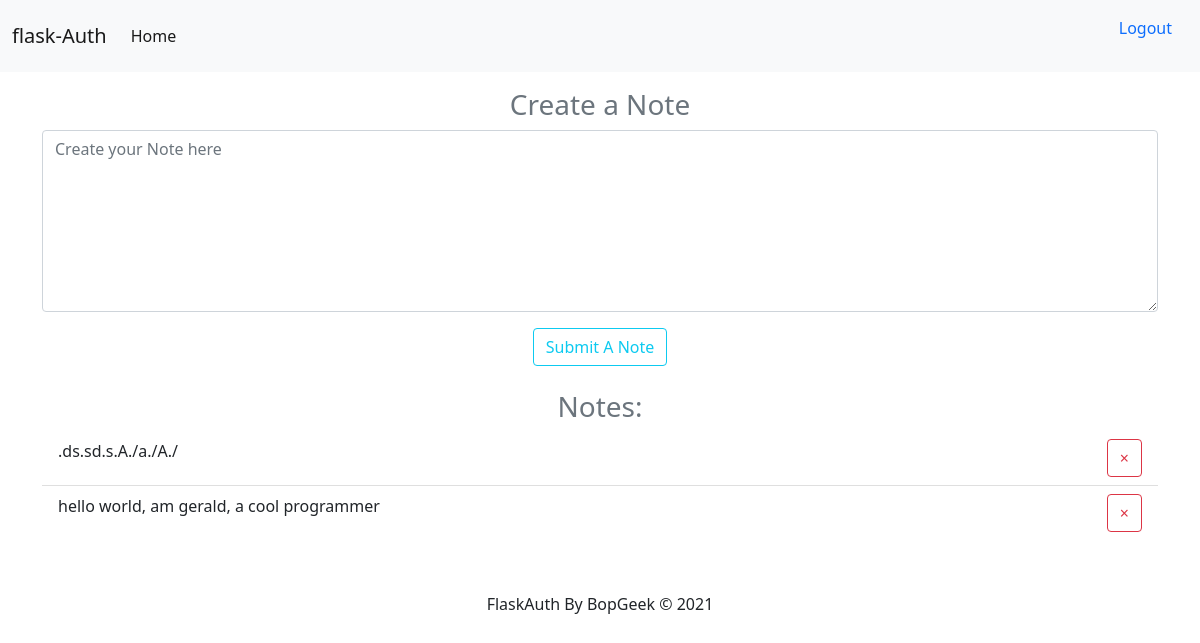
The page / (signed in) on the database as committed earlier.
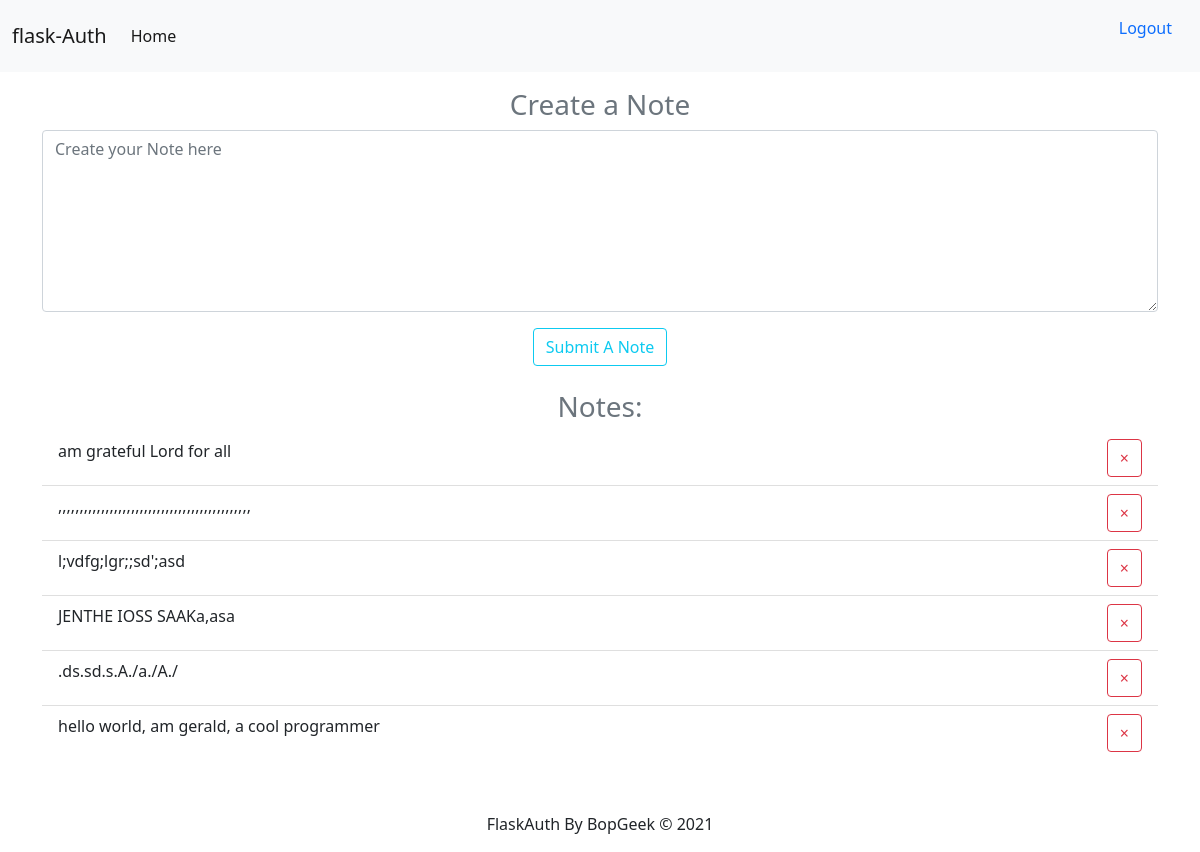
The same page on the database as committed later.
### website/models.py (models this page shows)
class Note(db.Model):
    id = db.Column(db.Integer, primary_key=True)
    data = db.Column(db.String(10000000000000000000000000))
    date = db.Column(db.DateTime(timezone=True), default=func.now())
    user_id = db.Column(db.Integer, db.ForeignKey('user.id'))

### website/views.py (the view, shortened to what this page needs)
@views.route('/', methods=['GET','POST'])
@login_required
def home():
    my_notes = Note.query.filter_by(user_id=current_user.id).order_by(desc(Note.date))
    return render_template('home.html', user=current_user, my_notes=my_notes)

### website/__init__.py (called while the page is built)
def create_app():
    app = Flask(__name__)
    app.config['SECRET_KEY'] = os.environ.get('secret_key')
    app.config['SQLALCHEMY_DATABASE_URI'] = f'sqlite:///{DB_NAME}'
    app.config['SQLALCHEMY_TRACK_MODIFICATIONS'] =  False
    db.init_app(app)
    from .views import views
    from .auth import auth
    app.register_blueprint(views, url_prefix='/')
    app.register_blueprint(auth, url_prefix='/')
    from .models import User,Note
    create_database(app)
    login_manager = LoginManager()
    login_manager.init_app(app)
    login_manager.login_view = 'auth.login'
    login_manager.login_message = 'Please log in to access any page'
    login_manager.login_message_category = "error"
    @login_manager.user_loader
    def load_user(id):
        return User.query.get(int(id))
    return app

### website/templates/home.html
{% extends 'base.html' %}
{% block body %}
<div class="container mt-3">
    <form method="POST" action=''>
        <h3 align='center' class="mt-3 text-muted"> Create a Note</h3>
        <div class="form-group">
            <textarea class="form-control"  id="note"  rows="7"
             type="text" placeholder="Create your Note here" name="note"></textarea>
        </div>
        <div class="form-group mt-3" align='center'>
            <button class="btn btn-outline-info">Submit A Note</button>
        </div>
        <br>
    </form>
    <h3 class="text-center text-muted">Notes:</h3>
    <uL class="list-group list-group-flush" id="notes">
        {% for note in my_notes %}
        <li class="list-group-item">
            {{note.data}}
            <button type="button" style="float: right;" class="close btn btn-outline-danger" onclick="deleteNote({{ note.id }})">
                <span aria-hidden="true">&times;</span>
            </button>
        </li>
        {% endfor %}
    </uL>
</div>
{% endblock %}

Rows that differ between the two databases and show on the page:
added Note: data "am grateful Lord for all"
added Note: data ",,,,,,,,,,,,,,,,,,,,,,,,,,,,,,,,,,,,,,,,,,,,,"
added Note: data "l;vdfg;lgr;;sd';asd"
added Note: data "JENTHE IOSS SAAKa,asa"
